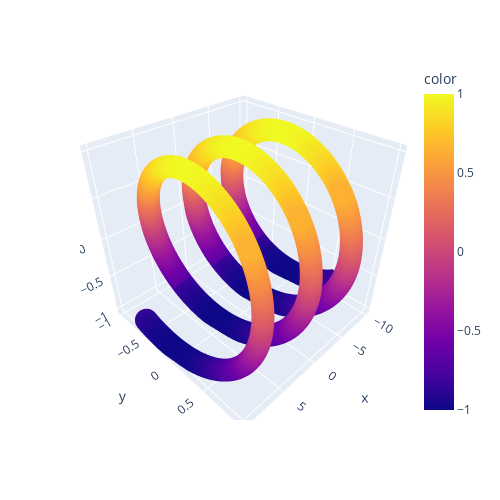

Write notebook code for a chart like this one.
### Code cell
fig = px.scatter_3d(x=x,y=y,z=z,height=500,width=500,color=z,)
fig.show() 
# fig.write_html('graph1.html',auto_open=True) # if any error happens

### Figure 1 — Plotly figure (JSON) as saved in the notebook; plotly's stock layout.template omitted (floating-point values rounded to 4 significant figures; data arrays with more than 128 entries replaced by an {"elided": "..."} marker saying what was removed)
{"data": [{"hovertemplate": "x=%{x}<br>y=%{y}<br>z=%{z}<br>color=%{marker.color}<extra></extra>", "legendgroup": "", "marker": {"color": {"elided": "1000 float values"}, "coloraxis": "coloraxis", "symbol": "circle"}, "mode": "markers", "name": "", "scene": "scene", "showlegend": false, "type": "scatter3d", "x": {"elided": "1000 float values"}, "y": {"elided": "1000 float values"}, "z": {"elided": "1000 float values"}}], "layout": {"coloraxis": {"colorbar": {"title": {"text": "color"}}, "colorscale": [[0, "#0d0887"], [0.1111, "#46039f"], [0.2222, "#7201a8"], [0.3333, "#9c179e"], [0.4444, "#bd3786"], [0.5556, "#d8576b"], [0.6667, "#ed7953"], [0.7778, "#fb9f3a"], [0.8889, "#fdca26"], [1, "#f0f921"]]}, "height": 500, "legend": {"tracegroupgap": 0}, "margin": {"t": 60}, "scene": {"domain": {"x": [0, 1], "y": [0, 1]}, "xaxis": {"title": {"text": "x"}}, "yaxis": {"title": {"text": "y"}}, "zaxis": {"title": {"text": "z"}}}, "width": 500}}
